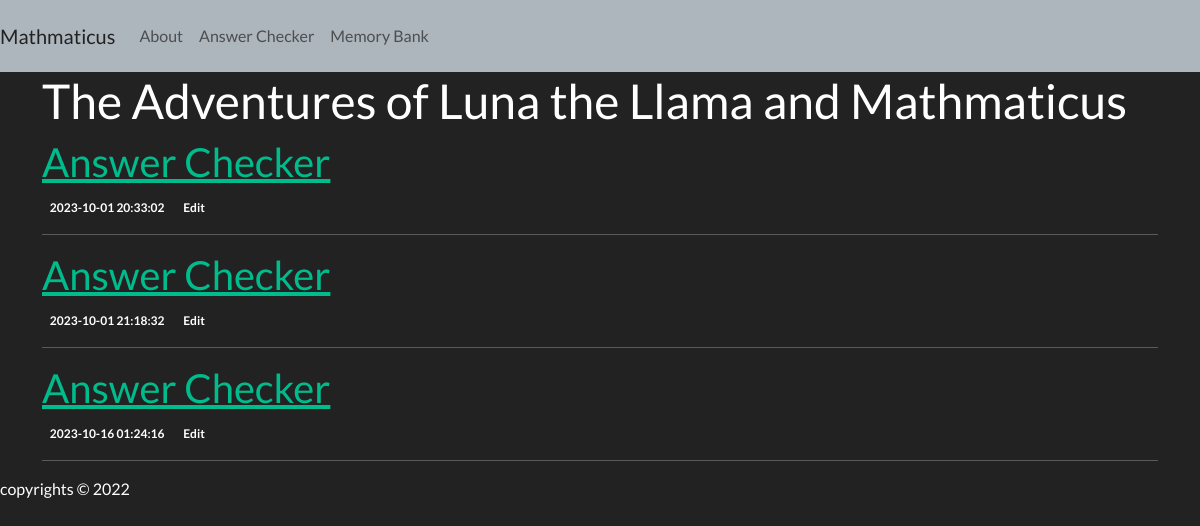
The page / on the database its author committed.
### tables this page shows
CREATE TABLE posts (
    id INTEGER PRIMARY KEY AUTOINCREMENT,
    created TIMESTAMP NOT NULL DEFAULT CURRENT_TIMESTAMP,
    title TEXT NOT NULL,
    content TEXT NOT NULL
);

### proto_hardwick/Mathmaticus/M2HW2.py (the view)
@app.route('/')
def index():
    conn = get_db_connection()
    posts = conn.execute('SELECT * FROM posts').fetchall()
    conn.close()
    return render_template('index.html', posts=posts)

### proto_hardwick/Mathmaticus/M2HW2.py (called while the page is built)
def get_db_connection():
    conn = sqlite3.connect('database.db')
    conn.row_factory = sqlite3.Row
    return conn

### proto_hardwick/Mathmaticus/templates/index.html
{% extends 'base.html' %}
{% block content %}
    <h1>{% block title %} The Adventures of Luna the Llama and Mathmaticus {% endblock %}</h1>
    {% for post in posts %}
        <a href="{{ url_for('post', post_id=post['id']) }}">
            <h2>Answer Checker</h2>
        </a>
        <span class="badge badge-primary">{{ post['created'] }}</span>
        <a href="{{ url_for('edit', id=post['id']) }}">
            <span class="badge badge-warning">Edit</span>
        </a>
        <hr>
    {% endfor %}
{% endblock %}

### rows shown on the page
posts: created "2023-10-01 20:33:02"
posts: created "2023-10-01 21:18:32"
posts: created "2023-10-16 01:24:16"
